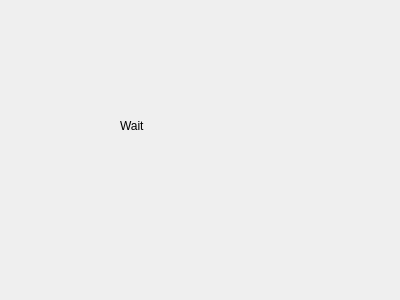
<?xml version="1.0" encoding="UTF-8"?>
<ui version="4.0">
 <class>Dialog</class>
 <widget class="QDialog" name="Dialog">
  <property name="geometry">
   <rect>
    <x>0</x>
    <y>0</y>
    <width>400</width>
    <height>300</height>
   </rect>
  </property>
  <property name="windowTitle">
   <string>Dialog</string>
  </property>
  <property name="styleSheet">
   <string notr="true">font: 12pt &quot;Roboto&quot;;</string>
  </property>
  <widget class="QLabel" name="label">
   <property name="geometry">
    <rect>
     <x>120</x>
     <y>100</y>
     <width>111</width>
     <height>51</height>
    </rect>
   </property>
   <property name="text">
    <string>Wait</string>
   </property>
  </widget>
 </widget>
 <resources/>
 <connections/>
</ui>
